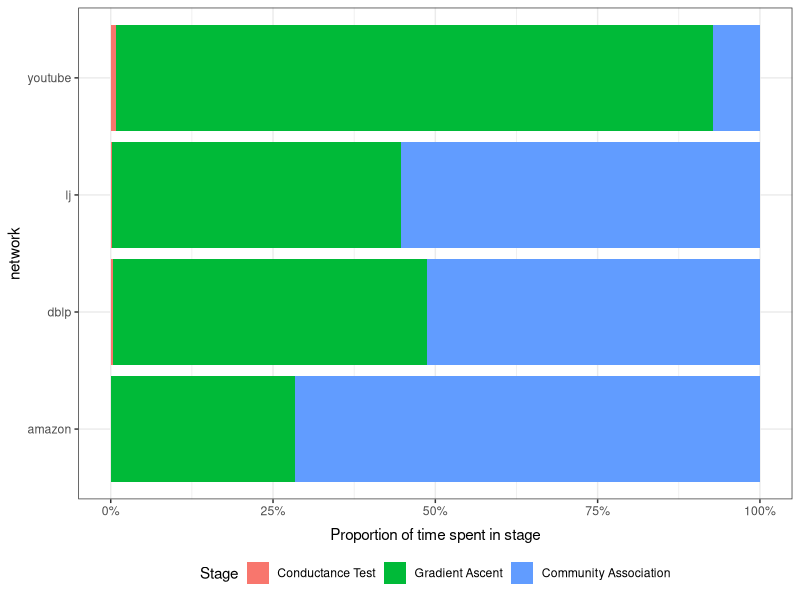

This figure's R source:
## README
# Before you start, remember to set the directory this file is in as the
# working directory.
##

## INSTALL / LOAD LIBRARIES
# Install reshape2, ggplot2, and their dependencies if they are not installed
if (!"ggplot2" %in% rownames(installed.packages()) ||
    !"reshape2" %in% rownames(installed.packages())) {
  install.packages("ggplot2")
  install.packages("reshape2")
}

require(reshape2)
require(ggplot2)
require(plyr)
require(scales)

## LOAD EXPERIMENT DATA
runtime <- read.csv("./parallelize_runtime.csv", header = TRUE)
runtime$parallelized <- as.logical(runtime$parallelized)


####################
## FIGURE 3 - Proportion of time spent in each stage for different networks
####################
runtime_unparallelized_melted <-
  melt(runtime[runtime$parallelized == FALSE, ],
       id.vars = c("network"), 
       measure.vars = c("CT_runtime", "GA_runtime",
                        "CA_runtime")
      )

runtime_unparallelized_summary <- 
  ddply(runtime_unparallelized_melted, 
        c("network", "variable"), 
        summarise, mean = mean(value)
       )

pdf("./figures/bigclam_speedup_runtime_np_summary.pdf", width = 6, height = 4)       
ggplot(runtime_unparallelized_summary, 
       aes(x = network, y = mean, fill = variable)) + 
  theme(legend.position="bottom") +
  theme_bw() +
  geom_bar(position = position_fill(reverse=TRUE), stat = "identity") + 
  scale_y_continuous(labels = percent_format()) +
  ylab("Proportion of time spent in stage") + xlab("network") +
  coord_flip() + 
  theme(legend.position = "bottom", legend.direction = "horizontal",
        axis.title.x = element_text(vjust = -0.5),
        axis.title.y = element_text(vjust = 1)) +
  scale_fill_discrete(name = "Stage",
                      breaks = c("CT_runtime", "GA_runtime",
                                 "CA_runtime"),
                      labels = c("Conductance Test", "Gradient Ascent",
                                 "Community Association")     
                     )
dev.off()
